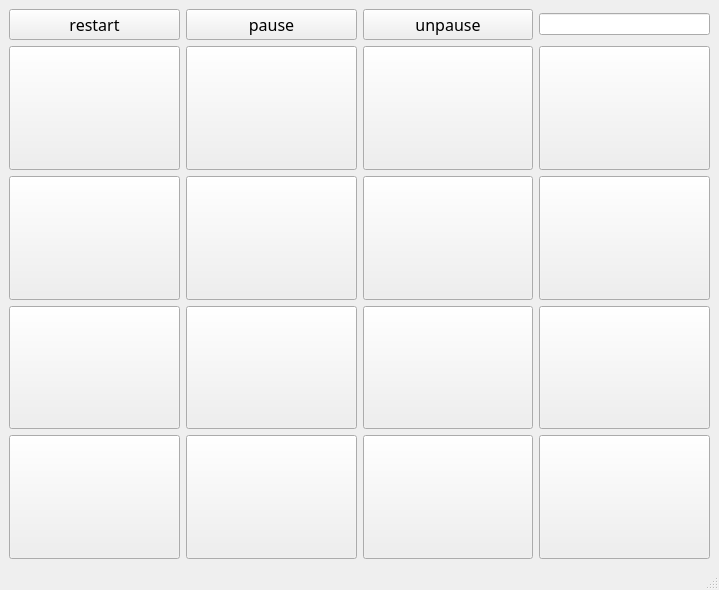
<?xml version="1.0" encoding="UTF-8"?>
<ui version="4.0">
 <class>MainWindow</class>
 <widget class="QMainWindow" name="MainWindow">
  <property name="geometry">
   <rect>
    <x>0</x>
    <y>0</y>
    <width>719</width>
    <height>590</height>
   </rect>
  </property>
  <property name="windowTitle">
   <string>MainWindow</string>
  </property>
  <widget class="QWidget" name="centralwidget">
   <layout class="QGridLayout" name="gridLayout">
    <item row="4" column="1">
     <widget class="QPushButton" name="btn_10">
      <property name="sizePolicy">
       <sizepolicy hsizetype="Minimum" vsizetype="Expanding">
        <horstretch>0</horstretch>
        <verstretch>0</verstretch>
       </sizepolicy>
      </property>
      <property name="text">
       <string/>
      </property>
     </widget>
    </item>
    <item row="5" column="0">
     <widget class="QPushButton" name="btn_13">
      <property name="sizePolicy">
       <sizepolicy hsizetype="Minimum" vsizetype="Expanding">
        <horstretch>0</horstretch>
        <verstretch>0</verstretch>
       </sizepolicy>
      </property>
      <property name="text">
       <string/>
      </property>
     </widget>
    </item>
    <item row="3" column="1">
     <widget class="QPushButton" name="btn_6">
      <property name="sizePolicy">
       <sizepolicy hsizetype="Minimum" vsizetype="Expanding">
        <horstretch>0</horstretch>
        <verstretch>0</verstretch>
       </sizepolicy>
      </property>
      <property name="text">
       <string/>
      </property>
     </widget>
    </item>
    <item row="4" column="0">
     <widget class="QPushButton" name="btn_9">
      <property name="sizePolicy">
       <sizepolicy hsizetype="Minimum" vsizetype="Expanding">
        <horstretch>0</horstretch>
        <verstretch>0</verstretch>
       </sizepolicy>
      </property>
      <property name="text">
       <string/>
      </property>
     </widget>
    </item>
    <item row="4" column="3">
     <widget class="QPushButton" name="btn_12">
      <property name="sizePolicy">
       <sizepolicy hsizetype="Minimum" vsizetype="Expanding">
        <horstretch>0</horstretch>
        <verstretch>0</verstretch>
       </sizepolicy>
      </property>
      <property name="text">
       <string/>
      </property>
     </widget>
    </item>
    <item row="3" column="0">
     <widget class="QPushButton" name="btn_5">
      <property name="sizePolicy">
       <sizepolicy hsizetype="Minimum" vsizetype="Expanding">
        <horstretch>0</horstretch>
        <verstretch>0</verstretch>
       </sizepolicy>
      </property>
      <property name="text">
       <string/>
      </property>
     </widget>
    </item>
    <item row="3" column="2">
     <widget class="QPushButton" name="btn_7">
      <property name="sizePolicy">
       <sizepolicy hsizetype="Minimum" vsizetype="Expanding">
        <horstretch>0</horstretch>
        <verstretch>0</verstretch>
       </sizepolicy>
      </property>
      <property name="text">
       <string/>
      </property>
     </widget>
    </item>
    <item row="0" column="2">
     <widget class="QPushButton" name="btn_unpause">
      <property name="font">
       <font>
        <family>Segoe Script</family>
        <pointsize>12</pointsize>
       </font>
      </property>
      <property name="text">
       <string>unpause</string>
      </property>
     </widget>
    </item>
    <item row="4" column="2">
     <widget class="QPushButton" name="btn_11">
      <property name="sizePolicy">
       <sizepolicy hsizetype="Minimum" vsizetype="Expanding">
        <horstretch>0</horstretch>
        <verstretch>0</verstretch>
       </sizepolicy>
      </property>
      <property name="text">
       <string/>
      </property>
     </widget>
    </item>
    <item row="5" column="1">
     <widget class="QPushButton" name="btn_14">
      <property name="sizePolicy">
       <sizepolicy hsizetype="Minimum" vsizetype="Expanding">
        <horstretch>0</horstretch>
        <verstretch>0</verstretch>
       </sizepolicy>
      </property>
      <property name="text">
       <string/>
      </property>
     </widget>
    </item>
    <item row="2" column="3">
     <widget class="QPushButton" name="btn_4">
      <property name="sizePolicy">
       <sizepolicy hsizetype="Minimum" vsizetype="Expanding">
        <horstretch>0</horstretch>
        <verstretch>0</verstretch>
       </sizepolicy>
      </property>
      <property name="text">
       <string/>
      </property>
     </widget>
    </item>
    <item row="5" column="3">
     <widget class="QPushButton" name="btn_16">
      <property name="sizePolicy">
       <sizepolicy hsizetype="Minimum" vsizetype="Expanding">
        <horstretch>0</horstretch>
        <verstretch>0</verstretch>
       </sizepolicy>
      </property>
      <property name="text">
       <string/>
      </property>
     </widget>
    </item>
    <item row="0" column="0">
     <widget class="QPushButton" name="btn_restart">
      <property name="font">
       <font>
        <family>Segoe Script</family>
        <pointsize>12</pointsize>
       </font>
      </property>
      <property name="text">
       <string>restart</string>
      </property>
     </widget>
    </item>
    <item row="0" column="1">
     <widget class="QPushButton" name="btn_pause">
      <property name="font">
       <font>
        <family>Segoe Script</family>
        <pointsize>12</pointsize>
       </font>
      </property>
      <property name="text">
       <string>pause</string>
      </property>
     </widget>
    </item>
    <item row="5" column="2">
     <widget class="QPushButton" name="btn_15">
      <property name="sizePolicy">
       <sizepolicy hsizetype="Minimum" vsizetype="Expanding">
        <horstretch>0</horstretch>
        <verstretch>0</verstretch>
       </sizepolicy>
      </property>
      <property name="text">
       <string/>
      </property>
     </widget>
    </item>
    <item row="2" column="2">
     <widget class="QPushButton" name="btn_3">
      <property name="sizePolicy">
       <sizepolicy hsizetype="Minimum" vsizetype="Expanding">
        <horstretch>0</horstretch>
        <verstretch>0</verstretch>
       </sizepolicy>
      </property>
      <property name="text">
       <string/>
      </property>
     </widget>
    </item>
    <item row="3" column="3">
     <widget class="QPushButton" name="btn_8">
      <property name="sizePolicy">
       <sizepolicy hsizetype="Minimum" vsizetype="Expanding">
        <horstretch>0</horstretch>
        <verstretch>0</verstretch>
       </sizepolicy>
      </property>
      <property name="text">
       <string/>
      </property>
     </widget>
    </item>
    <item row="2" column="1">
     <widget class="QPushButton" name="btn_2">
      <property name="sizePolicy">
       <sizepolicy hsizetype="Minimum" vsizetype="Expanding">
        <horstretch>0</horstretch>
        <verstretch>0</verstretch>
       </sizepolicy>
      </property>
      <property name="text">
       <string/>
      </property>
     </widget>
    </item>
    <item row="2" column="0">
     <widget class="QPushButton" name="btn_1">
      <property name="sizePolicy">
       <sizepolicy hsizetype="Minimum" vsizetype="Expanding">
        <horstretch>0</horstretch>
        <verstretch>0</verstretch>
       </sizepolicy>
      </property>
      <property name="text">
       <string/>
      </property>
     </widget>
    </item>
    <item row="0" column="3">
     <widget class="QLineEdit" name="text_box">
      <property name="sizePolicy">
       <sizepolicy hsizetype="Minimum" vsizetype="Fixed">
        <horstretch>0</horstretch>
        <verstretch>0</verstretch>
       </sizepolicy>
      </property>
     </widget>
    </item>
   </layout>
  </widget>
  <widget class="QMenuBar" name="menubar">
   <property name="geometry">
    <rect>
     <x>0</x>
     <y>0</y>
     <width>719</width>
     <height>22</height>
    </rect>
   </property>
  </widget>
  <widget class="QStatusBar" name="statusbar"/>
 </widget>
 <resources/>
 <connections/>
</ui>
